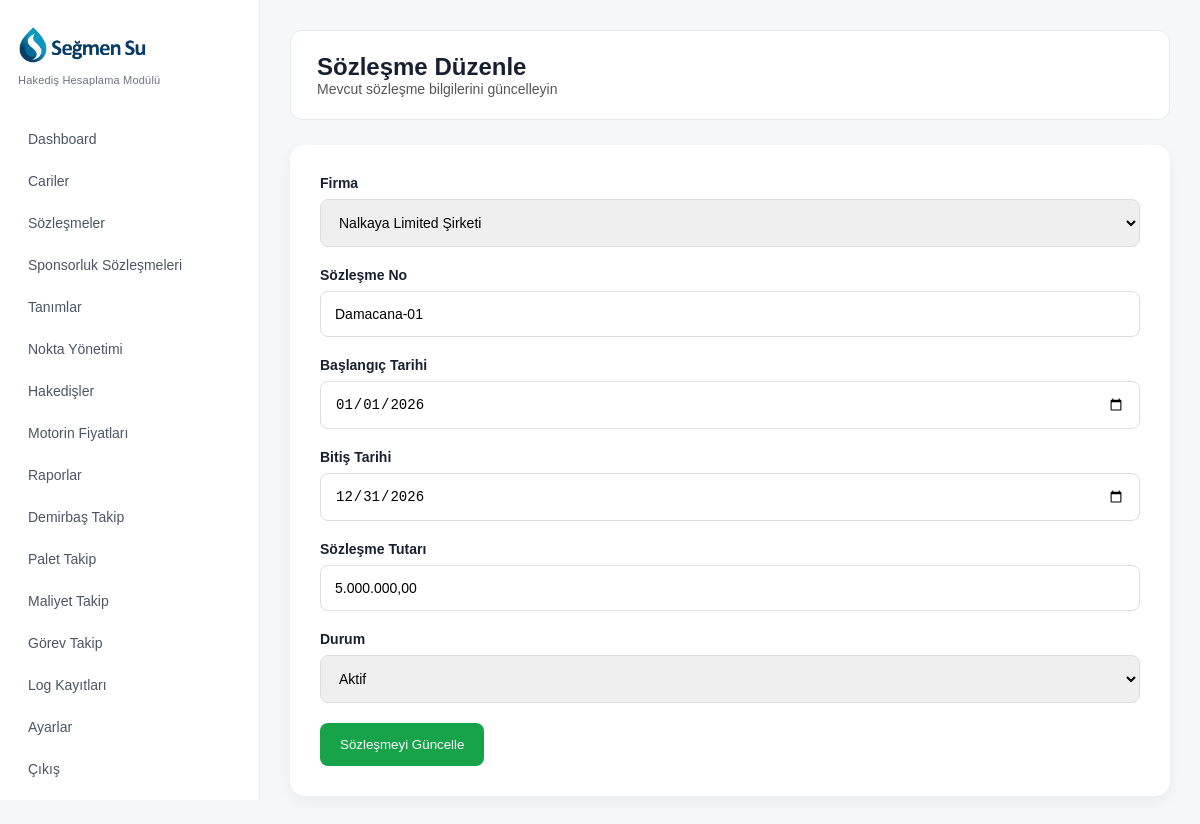
The page /sozlesme-duzenle.php?id=2 (signed in) on the database its author committed.
### tables this page shows
CREATE TABLE `sozlesmeler` (
  `id` int(11) NOT NULL,
  `cari_id` int(11) NOT NULL,
  `sozlesme_no` varchar(100) DEFAULT NULL,
  `sozlesme_adi` varchar(255) DEFAULT NULL,
  `baslangic_tarihi` date DEFAULT NULL,
  `bitis_tarihi` date DEFAULT NULL,
  `motorin_baz_fiyati` decimal(10,3) DEFAULT 0.000,
  `fiyat_fark_orani` decimal(5,2) DEFAULT 7.00,
  `fiyat_fark_etki_orani` decimal(5,2) DEFAULT 40.00,
  `aciklama` text DEFAULT NULL,
  `durum` tinyint(4) DEFAULT 1,
  `created_at` timestamp NOT NULL DEFAULT current_timestamp(),
  `sozlesme_tutari` decimal(15,2) DEFAULT 0.00
);

CREATE TABLE `cariler` (
  `id` int(11) NOT NULL,
  `cari_kod` varchar(50) DEFAULT NULL,
  `cari_unvan` varchar(255) NOT NULL,
  `cari_tipleri` text DEFAULT NULL,
  `vergi_no` varchar(50) DEFAULT NULL,
  `vergi_dairesi` varchar(100) DEFAULT NULL,
  `yetkili_kisi` varchar(150) DEFAULT NULL,
  `telefon` varchar(50) DEFAULT NULL,
  `email` varchar(150) DEFAULT NULL,
  `adres` text DEFAULT NULL,
  `iban` varchar(100) DEFAULT NULL,
  `durum` tinyint(4) DEFAULT 1,
  `created_at` timestamp NOT NULL DEFAULT current_timestamp(),
  `firma_kodu` varchar(50) DEFAULT NULL,
  `firma_adi` varchar(255) DEFAULT NULL,
  `yetkili` varchar(255) DEFAULT NULL,
  `tip` varchar(50) DEFAULT NULL
);

### sozlesme-duzenle.php (the view, shortened to what this page needs)
<?php
require_once __DIR__ . '/config/database.php';
$id = $_GET['id'] ?? 0;
$query = $db->prepare("
    SELECT *
    FROM sozlesmeler
    WHERE id = ?
");
$query->execute([$id]);
$sozlesme = $query->fetch(PDO::FETCH_ASSOC);
$cariQuery = $db->query("
    SELECT *
    FROM cariler
    ORDER BY firma_adi ASC
");
$cariler = $cariQuery->fetchAll(PDO::FETCH_ASSOC);
?>
<!DOCTYPE html>
<html lang="tr">
<head>
<link rel="stylesheet" href="assets/css/style.css">
</head>
<body>
<?php require_once __DIR__ . '/sidebar.php'; ?>
<div class="main">
    <div class="topbar">
        <h2>Sözleşme Düzenle</h2>
        <p>
            Mevcut sözleşme bilgilerini güncelleyin
        </p>
    </div>
    <div class="form-area">
        <form method="POST">
            <div class="form-group">
                <label>Firma</label>
                <select name="cari_id" required>
                    <?php foreach($cariler as $cari): ?>
                        <option
                            value="<?php echo $cari['id']; ?>"
                            <?php if($cari['id']==$sozlesme['cari_id']) echo 'selected'; ?>
                        >
                            <?php echo $cari['firma_adi']; ?>
                        </option>
                    <?php endforeach; ?>
                </select>
            </div>
            <div class="form-group">
                <label>Sözleşme No</label>
                <input
                    type="text"
                    name="sozlesme_no"
                    value="<?php echo $sozlesme['sozlesme_no']; ?>"
                    required
                >
            </div>
            <div class="form-group">
                <label>Başlangıç Tarihi</label>
                <input
                    type="date"
                    name="baslangic_tarihi"
                    value="<?php echo $sozlesme['baslangic_tarihi']; ?>"
                    required
                >
            </div>
            <div class="form-group">
                <label>Bitiş Tarihi</label>
                <input
                    type="date"
                    name="bitis_tarihi"
                    value="<?php echo $sozlesme['bitis_tarihi']; ?>"
                    required
                >
            </div>
            <div class="form-group">
                <label>Sözleşme Tutarı</label>
                <input
                    type="text"
                    name="sozlesme_tutari"
                    value="<?php echo number_format($sozlesme['sozlesme_tutari'],2,',','.'); ?>"
                    required
                >
            </div>
            <div class="form-group">
                <label>Durum</label>
                <select name="durum">
                    <option
                        value="1"
                        <?php if($sozlesme['durum']==1) echo 'selected'; ?>
                    >
                        Aktif
                    </option>
                </select>
            </div>
            <button type="submit" class="btn">
                Sözleşmeyi Güncelle
            </button>
        </form>
    </div>
</div>
</body>
</html>

### assets/css/style.css (style rules this page uses)
* { margin:0; padding:0; box-sizing:border-box; }
body { font-family:Arial, Helvetica, sans-serif; background:#f6f7f9; font-size:14px; color:#18202f; }
.main { margin-left:260px; padding:30px; }
.topbar { background:white; padding:22px 26px; border-radius:12px; border:1px solid #e7eaf0; box-shadow:none; margin-bottom:25px; }
.topbar h2 { font-size:24px; }
.topbar p { font-size:14px; color:#555; }

### sozlesme-duzenle.php (style rules this page uses)
.form-area { background:white; padding:30px; border-radius:15px; box-shadow:0 5px 15px rgba(0,0,0,.05); max-width:900px; }
.form-group { margin-bottom:20px; }
.form-group label { display:block; margin-bottom:8px; font-weight:bold; }
.form-group input, .form-group select { width:100%; padding:14px; border:1px solid #ddd; border-radius:8px; font-size:14px; }
.btn { background:#16a34a; color:white; border:none; padding:14px 20px; border-radius:8px; cursor:pointer; }

### rows shown on the page
sozlesmeler: cari_id "Nalkaya Limited Şirketi", sozlesme_no "Damacana-01", baslangic_tarihi "01/01/2026", bitis_tarihi "12/31/2026", sozlesme_tutari "5.000.000,00", durum "Aktif"
